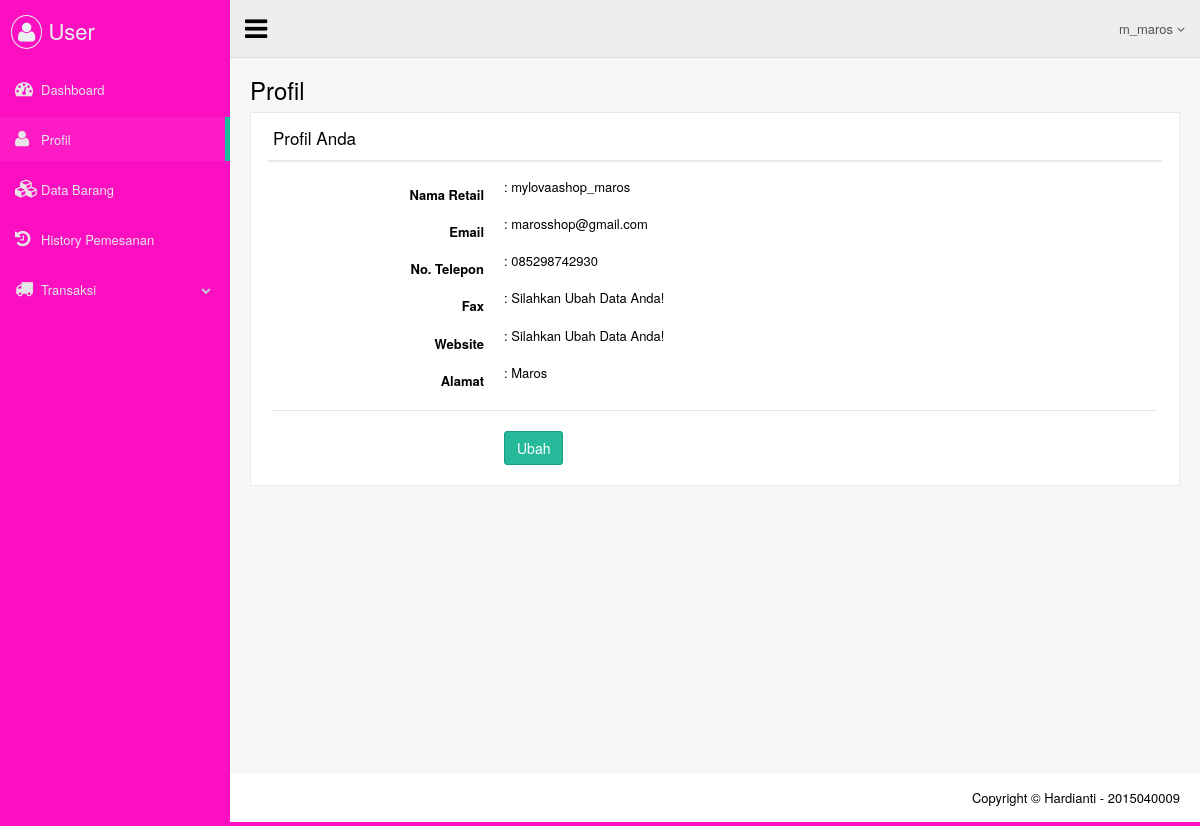
The page /views/user/profil.php (signed in) on the database its author committed.
### tables this page shows
CREATE TABLE `dta_user` (
  `id_user` int(11) NOT NULL,
  `nama` varchar(50) NOT NULL,
  `username` varchar(50) NOT NULL,
  `password` varchar(50) NOT NULL,
  `email` varchar(50) NOT NULL,
  `no_telpon` varchar(12) NOT NULL,
  `level` enum('admin','user') NOT NULL
);

CREATE TABLE `dta_supplier` (
  `id_supplier` int(11) NOT NULL,
  `fax` varchar(10) DEFAULT NULL,
  `website` varchar(50) DEFAULT NULL,
  `alamat` text
);

### views/user/profil.php (the view, shortened to what this page needs)
<?php include_once 'atribut/head.php' ?>
<?php
$sql_1 = "SELECT * FROM dta_user INNER JOIN dta_supplier ON dta_user.id_user = dta_supplier.id_supplier WHERE username = '$_SESSION[inpuser]'";
$qry_1 = $mysqli->query($sql_1) or die('MySQL Salah ! '.mysqli_error($mysqli));
$rows  = $qry_1->fetch_array(MYSQLI_ASSOC);
?>
<body class="nav-md" onload="setInterval('reloadwaktu()');">
  <div class="container body">
    <div class="main_container">
      <?php include_once 'atribut/header.php'; ?>
      <div class="right_col" role="main">
        <div class="">
          <div class="page-title">
            <div class="title_left">
              <h3>Profil</h3>
            </div>
          </div>
          <div class="clearfix"></div>
          <div class="row">
            <div class="col-md-12 col-sm-12 col-xs-12">
              <div class="x_panel">
                <div class="x_title">
                  <h2>Profil Anda</h2>
                  <div class="clearfix"></div>
                </div>
                <div class="x_content">
                  <form class="form-horizontal form-label-left" action="profil_ubah.php" method="post">
                      <div class="item form-group">
                          <label class="control-label col-md-3 col-sm-3 col-xs-12">Nama Retail</label>
                          <div class="col-md-6 col-sm-6 col-xs-12">
                              : <?= $rows['nama'] ?>
                          </div>
                      </div>
                      <div class="item form-group">
                          <label class="control-label col-md-3 col-sm-3 col-xs-12">Email</label>
                          <div class="col-md-6 col-sm-6 col-xs-12">
                              : <?= $rows['email'] ?>
                          </div>
                      </div>
                      <div class="item form-group">
                          <label class="control-label col-md-3 col-sm-3 col-xs-12">No. Telepon</label>
                          <div class="col-md-6 col-sm-6 col-xs-12">
                              : <?= $rows['no_telpon'] ?>
                          </div>
                      </div>
                      <div class="item form-group">
                          <label class="control-label col-md-3 col-sm-3 col-xs-12">Fax</label>
                          <div class="col-md-6 col-sm-6 col-xs-12">
                              : <?= ($rows['fax'] == null) ? 'Silahkan Ubah Data Anda!' : $rows['fax'] ?>
                          </div>
                      </div>
                      <div class="item form-group">
                          <label class="control-label col-md-3 col-sm-3 col-xs-12">Website</label>
                          <div class="col-md-6 col-sm-6 col-xs-12">
                              : <?= ($rows['website'] == null) ? 'Silahkan Ubah Data Anda!' : $rows['website'] ?>
                          </div>
                      </div>
                      <div class="item form-group">
                          <label class="control-label col-md-3 col-sm-3 col-xs-12">Alamat</label>
                          <div class="col-md-6 col-sm-6 col-xs-12">
                              : <?= ($rows['alamat'] == null) ? 'Silahkan Ubah Data Anda!' : $rows['alamat'] ?>
                          </div>
                      </div>
                      <div class="ln_solid"></div>
                      <div class="form-group">
                          <div class="col-md-6 col-md-offset-3">
                              <a href="profil_ubah.php" class="btn btn-success">Ubah</a>
                          </div>
                      </div>
                  </form>
                </div>
              </div>
            </div>
          </div>
        </div>
      </div>
      <?php include_once 'atribut/footer.php'; ?>
    </div>
  </div>
<?php include_once 'atribut/foot.php'; ?>

### rows shown on the page
dta_user: nama "mylovaashop_maros", email "marosshop@gmail.com", no_telpon "085298742930", dta_supplier.alamat "Maros"

### other values the page prints
$_SESSION['inpuser'] "m_maros"
